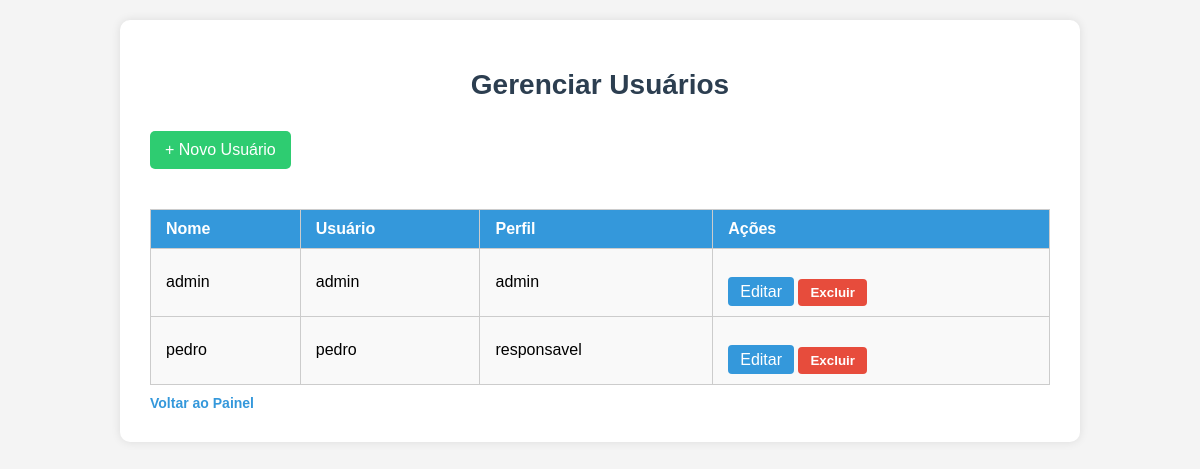
The app's page /admin/usuarios (signed in), older data.
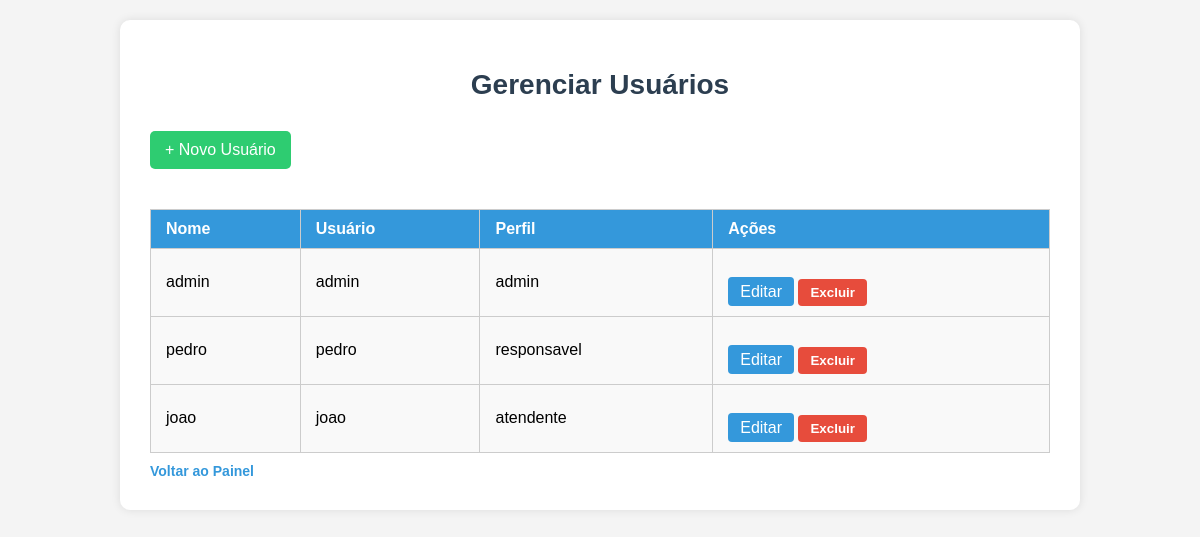
The same page, newer data.
### tables this page shows
CREATE TABLE usuarios (
            id INTEGER PRIMARY KEY AUTOINCREMENT,
            nome TEXT NOT NULL,
            username TEXT NOT NULL UNIQUE,
            senha TEXT NOT NULL,
            perfil TEXT NOT NULL
        );

### rotas/admin.py (the view)
    @admin_bp.route('/usuarios')
    @login_requerido(['admin'])
    def listar_usuarios():
        conexao = conectar_banco()
        try:
            cursor = conexao.cursor()
            cursor.execute('SELECT * FROM usuarios')
            usuarios = cursor.fetchall()
        finally:
            conexao.close()
        return render_template('admin/listar_usuarios.html', usuarios=usuarios)

### app.py (called while the page is built)
def conectar_banco():
    conexao = sqlite3.connect('recados.db')
    conexao.row_factory = sqlite3.Row
    return conexao

def login_requerido(perfis_permitidos):
    from functools import wraps
    from flask import redirect, url_for, flash
    def decorador(func):
        @wraps(func)
        def wrapper(*args, **kwargs):
            if 'usuario' not in session or session.get('perfil') not in perfis_permitidos:
                flash("Faça login para acessar essa página.", "warning")
                return redirect(url_for('comuns.login'))
            return func(*args, **kwargs)
        return wrapper
    return decorador

### templates/admin/listar_usuarios.html (shortened to what this page needs)
<!DOCTYPE html>
<html lang="pt-br">
<head>
    <link rel="stylesheet" href="{{ url_for('static', filename='css/admin.css') }}">
</head>
<body>
    <div class="container">
        <h1>Gerenciar Usuários</h1>
        <a href="{{ url_for('admin.novo_usuario') }}" class="botao-novo">+ Novo Usuário</a>
        {% if usuarios %}
            <table>
                <thead>
                    <tr>
                        <th>Nome</th>
                        <th>Usuário</th>
                        <th>Perfil</th>
                        <th>Ações</th>
                    </tr>
                </thead>
                <tbody>
                    {% for usuario in usuarios %}
                        <tr>
                            <td>{{ usuario['nome'] }}</td>
                            <td>{{ usuario['username'] }}</td>
                            <td>{{ usuario['perfil'] }}</td>
                            <td>
                                <a href="{{ url_for('admin.editar_usuario', id=usuario['id']) }}" class="botao-editar">Editar</a>
                                <form action="{{ url_for('admin.excluir_usuario', id=usuario['id']) }}" method="POST" style="display:inline;">
                                    <button type="submit" class="botao-excluir">Excluir</button>
                                </form>
                            </td>
                        </tr>
                    {% endfor %}
                </tbody>
            </table>
        {% else %}
            <p>Nenhum usuário cadastrado.</p>
        {% endif %}
        <a href="{{ url_for('admin.inicio') }}" class="btn-voltar">Voltar ao Painel</a>
    </div>
</body>
</html>

Row changes from the older to the newer data that the page shows:
added usuarios: nome "joao", username "joao", perfil "atendente"
